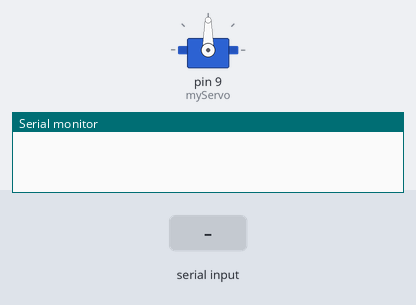
Bench run of a sketch on a simulated Arduino Uno, built with avr-gcc and run on an emulated ATmega328P. Shown: servo, the last lines printed to the serial monitor. The inputs (shaded band) are chosen by the test bench.

Above: at 4.2 s.
4.3 s: "s" received over Serial
At 4.45 s:
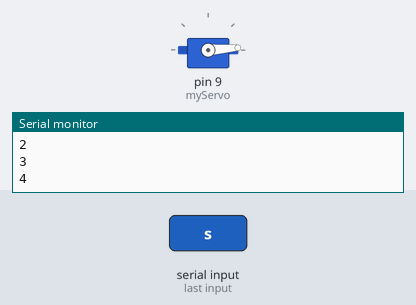
At 10.2 s:
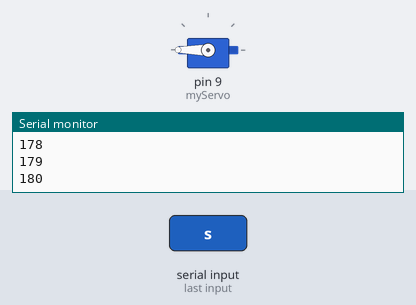
Timing chart, 0 to 13.8 s (numbered marks = the images above; inputs shaded):
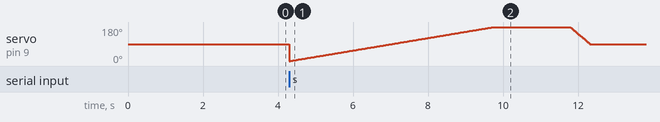

The sketch:

quiz_09_servoRotate.ino
```cpp
#include <Servo.h>

// 서보모터 선언
Servo myServo;

void setup() {
  Serial.begin(9600);
  // 서보모터에 연결한 필 설정
  myServo.attach(9);
  delay(3000);
}

void loop() {
  if(Serial.available() > 0) {
    char start = Serial.read();
    if(start == 's') {
        for(int i=0; i<=180; i++){
          myServo.write(i);
          Serial.println(myServo.read());
          delay(30);
        }
        delay(2000);
        for(int i=180; i>=90; i-=5){
          myServo.write(i);
          delay(30);
        }
        Serial.println(myServo.read());
    }
  }
}
```
